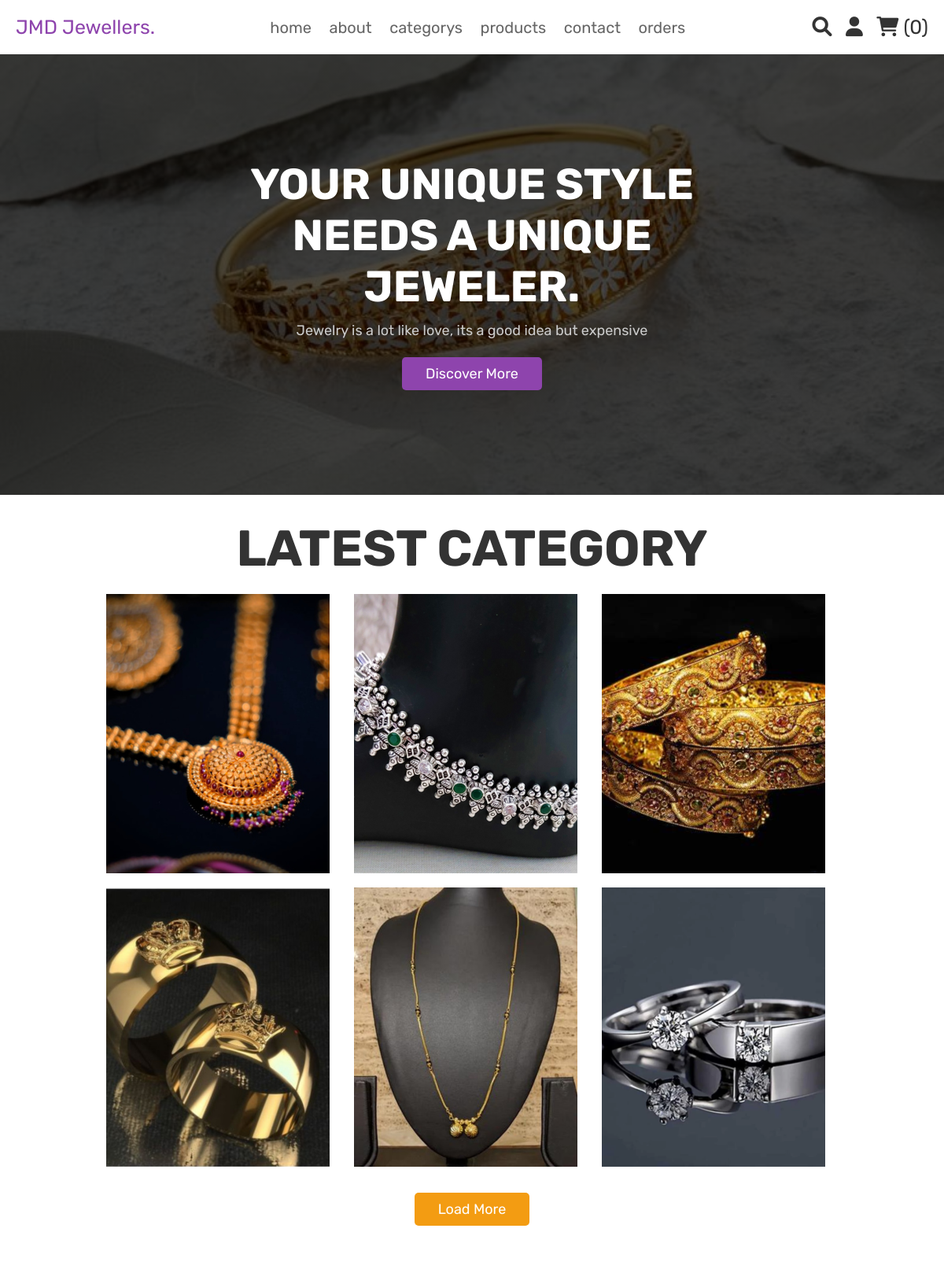
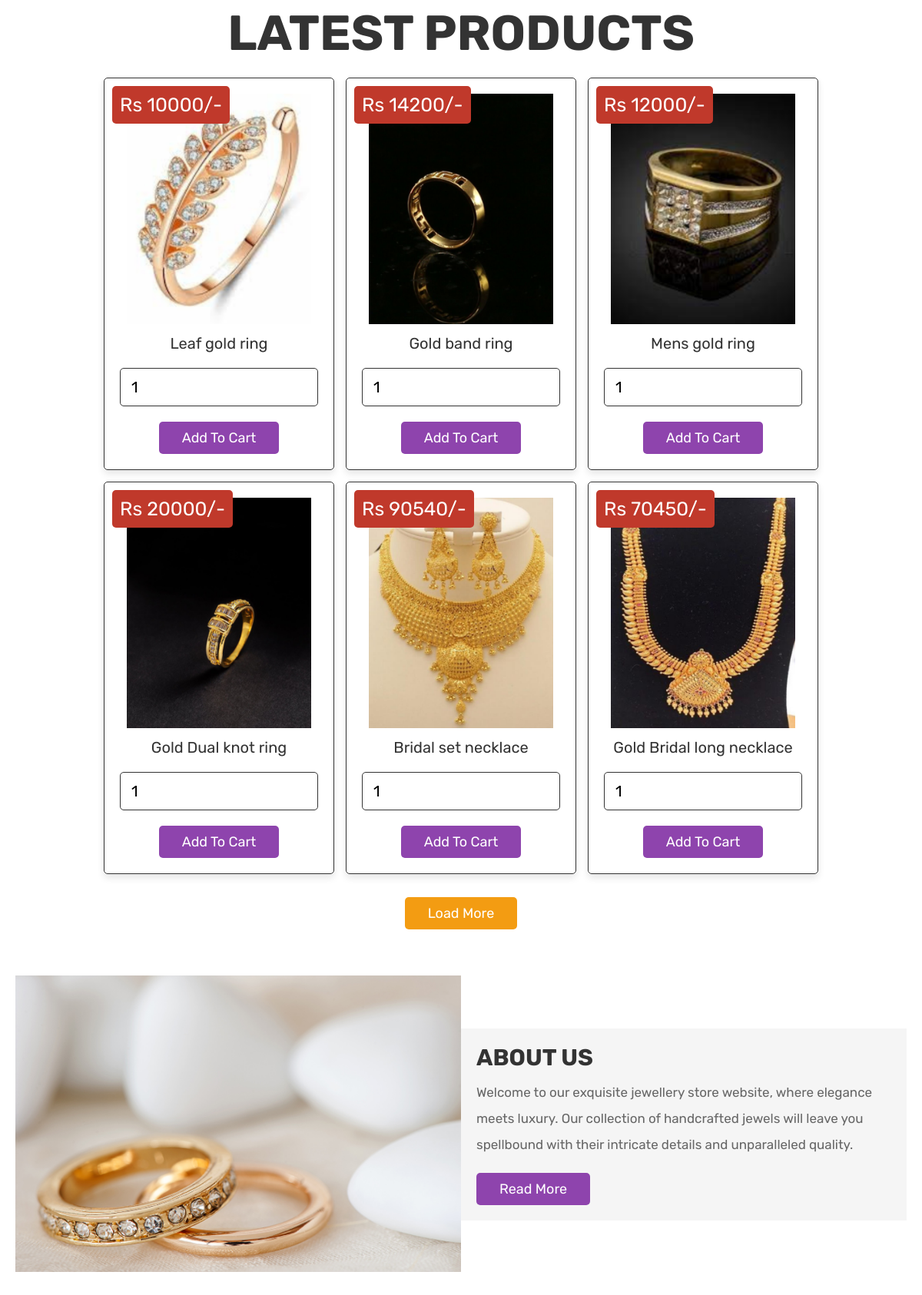
The app's page /home.php (signed in, upper part) with its own data (2 pictures, top to bottom).
### tables this page shows
CREATE TABLE `category` (
  `id` int(10) NOT NULL,
  `name` varchar(225) NOT NULL,
  `image` varchar(225) NOT NULL
);

CREATE TABLE `products` (
  `id` int(100) NOT NULL,
  `name` varchar(100) NOT NULL,
  `price` int(100) NOT NULL,
  `description` varchar(255) NOT NULL,
  `weight` float NOT NULL,
  `image` varchar(100) NOT NULL,
  `category_id` int(10) NOT NULL,
  `category` varchar(20) NOT NULL
);

### home.php (the view, shortened to what this page needs)
<?php
include 'config.php';
?>
<!DOCTYPE html>
<html lang="en">
<head>
   <link rel="stylesheet" href="https://cdnjs.cloudflare.com/ajax/libs/font-awesome/6.0.0/css/all.min.css">
   <link rel="stylesheet" href="css/style.css">
</head>
<body>
<?php include 'header.php'; ?>
<section class="home">
   <div class="content">
      <h3>Your unique style needs a unique jeweler.</h3>
      <p>Jewelry is a lot like love, its a good idea but expensive</p>
      <a href="about.php" class="white-btn">discover more</a>
   </div>
</section>
<section class="products">
   <h1 class="title">Latest Category</h1>
   <div class="box-container">
       <?php
         $select_category = mysqli_query($conn, "SELECT * FROM `category` LIMIT 6") or die('query failed');
         if(mysqli_num_rows($select_category) > 0){
            while($fetch_category = mysqli_fetch_assoc($select_category)){
               $id = $fetch_category['id'];
               $image_name = $fetch_category['image'];
      ?>
      <a href="<?php echo SITEURL; ?>category-product.php?category_id=<?php echo $id; ?>">
      <div class="box-3 float-container">
         <?php
              if($image_name=="")
              {
               echo "<div class='error'>Image Not Available.</div>";
              }
              else
              {
               ?>
              <img src="<?php echo SITEURL; ?>uploaded_img/<?php echo $image_name; ?>" class="img-responsive img-curve">
               <?php
                 }
              ?>
      </div>
      </a>
      <?php
         }
      }else{
         echo '<p class="empty">no categories added yet!</p>';
      }
      ?>
   </div>
   <div class="load-more" style="margin-top: 2rem; text-align:center">
      <a href="category.php" class="option-btn">load more</a>
   </div>
</section>
<section class="products">
   <h1 class="title">latest products</h1>
   <div class="box-container">
      <?php
         $select_products = mysqli_query($conn, "SELECT * FROM `products` LIMIT 6") or die('query failed');
         if(mysqli_num_rows($select_products) > 0){
            while($fetch_products = mysqli_fetch_assoc($select_products)){
      ?>
     <form action="" method="post" class="box">
      <img class="image" src="uploaded_img/<?php echo $fetch_products['image']; ?>" alt="">
      <div class="name"><?php echo $fetch_products['name']; ?></div>
      <div class="price">Rs <?php echo $fetch_products['price']; ?>/-</div>
      <input type="number" min="1" name="product_quantity" value="1" class="qty">
      <input type="submit" value="add to cart" name="add_to_cart" class="btn">
     </form>
      <?php
         }
      }else{
         echo '<p class="empty">no products added yet!</p>';
      }
      ?>
   </div>
   <div class="load-more" style="margin-top: 2rem; text-align:center">
      <a href="shop.php" class="option-btn">load more</a>
   </div>
</section>
<section class="about">
   <div class="flex">
      <div class="image">
         <img src="images/about-img.jpg" alt="">
      </div>
      <div class="content">
         <h3>about us</h3>
         <p> Welcome to our exquisite jewellery store website, where elegance meets luxury. Our collection of handcrafted jewels will leave you spellbound with their intricate details and unparalleled quality.</p>
         <a href="about.php" class="btn">read more</a>
      </div>
   </div>
</section>
</body>
</html>

### css/style.css (style rules this page uses)
:root { --purple: #8e44ad; --red: #c0392b; --orange: #f39c12; --black: #333; --white: #fff; --light-color: #666; --light-white: #ccc; --light-bg: #f5f5f5; --border: .1rem solid var(--black); --box-shadow: 0 .5rem 1rem rgba(0, 0, 0, .1); }
* { font-family: 'Rubik', sans-serif; margin: 0; padding: 0; box-sizing: border-box; outline: none; border: none; text-decoration: none; transition: all .2s linear; }
html { font-size: 62.5%; overflow-x: hidden; }
section { padding: 3rem 2rem; }
.title { text-align: center; margin-bottom: 2rem; text-transform: uppercase; color: var(--black); font-size: 4rem; }
.btn, .option-btn, .delete-btn, .white-btn { display: inline-block; margin-top: 1rem; padding: 1rem 3rem; cursor: pointer; color: var(--white); font-size: 1.8rem; border-radius: .5rem; text-transform: capitalize; }
.white-btn, .btn { background-color: var(--purple); }
.option-btn { background-color: var(--orange); }
.home { min-height: 70vh; background: linear-gradient(rgba(0, 0, 0, .7), rgba(0, 0, 0, .7)), url(../images/home-bg.jpg) no-repeat; background-size: cover; background-position: center; display: flex; align-items: center; justify-content: center; }
.home .content { text-align: center; width: 60rem; }
.home .content h3 { font-size: 5.5rem; color: var(--white); text-transform: uppercase; }
.home .content p { font-size: 1.8rem; color: var(--light-white); padding: 1rem 0; line-height: 1.5; }
.products .box-container { max-width: 1200px; margin: 0 auto; display: grid; grid-template-columns: repeat(auto-fit, 30rem); align-items: flex-start; gap: 1.5rem; justify-content: center; }
.products .box-container .box { border-radius: .5rem; background-color: var(--white); box-shadow: var(--box-shadow); padding: 2rem; text-align: center; border: var(--border); position: relative; }
.products .box-container .box .image { height: 30rem; }
.products .box-container .box .name { padding: 1rem 0; font-size: 2rem; color: var(--black); }
.products .box-container .box .qty { width: 100%; padding: 1.2rem 1.4rem; border-radius: .5rem; border: var(--border); margin: 1rem 0; font-size: 2rem; }
.products .box-container .box .price { position: absolute; top: 1rem; left: 1rem; border-radius: .5rem; padding: 1rem; font-size: 2.5rem; color: var(--white); background-color: var(--red); }
.about .flex { max-width: 1200px; margin: 0 auto; display: flex; align-items: center; flex-wrap: wrap; }
.about .flex .image { flex: 1 1 40rem; }
.about .flex .image img { width: 100%; }
.about .flex .content { flex: 1 1 40rem; padding: 2rem; background-color: var(--light-bg); }
.about .flex .content h3 { font-size: 3rem; color: var(--black); text-transform: uppercase; }
.about .flex .content p { padding: 1rem 0; line-height: 2; font-size: 1.7rem; color: var(--light-color); }
.title { font-size: 64px; }

### records on screen
category: image (picture)
category: image (picture)
category: image (picture)
category: image (picture)
category: image (picture)
category: image (picture)
products: image (picture), name "Leaf gold ring", price "10000"
products: image (picture), name "Gold band ring", price "14200"
products: image (picture), name "Mens gold ring", price "12000"
products: image (picture), name "Gold Dual knot ring", price "20000"
products: image (picture), name "Bridal set necklace", price "90540"
products: image (picture), name "Gold Bridal long necklace", price "70450"

### other values on screen
$cart_rows_number "0"
